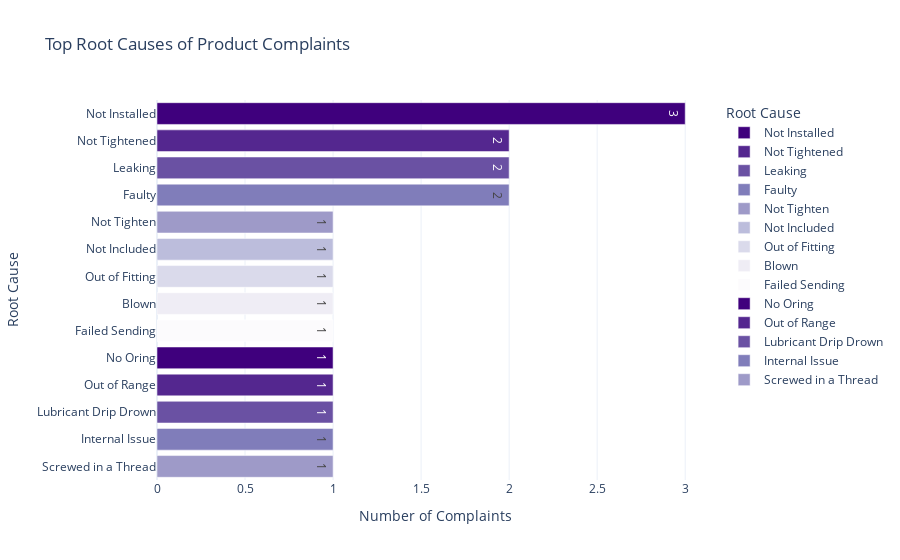

The cell this chart's notebook holds for it:
### Code cell
import plotly.express as px

root_counts = df["Root Cause"].value_counts(dropna=True).reset_index()
root_counts.columns = ["Root Cause", "Count"]

fig = px.bar(
    root_counts,
    x="Count",
    y="Root Cause",
    orientation="h",
    color="Root Cause",
    title="Top Root Causes of Product Complaints",
    text="Count",
    color_discrete_sequence=px.colors.sequential.Purples_r,
)
fig.update_layout(template="plotly_white", xaxis_title="Number of Complaints")
fig.show()

### Figure 1 — Plotly figure (JSON) as saved in the notebook; plotly's stock layout.template omitted (floating-point values rounded to 4 significant figures)
{"data": [{"alignmentgroup": "True", "hovertemplate": "Root Cause=%{y}<br>Count=%{text}<extra></extra>", "legendgroup": "Not Installed", "marker": {"color": "rgb(63,0,125)", "pattern": {"shape": ""}}, "name": "Not Installed", "offsetgroup": "Not Installed", "orientation": "h", "showlegend": true, "text": [3], "textposition": "auto", "type": "bar", "x": [3], "xaxis": "x", "y": ["Not Installed"], "yaxis": "y"}, {"alignmentgroup": "True", "hovertemplate": "Root Cause=%{y}<br>Count=%{text}<extra></extra>", "legendgroup": "Not Tightened", "marker": {"color": "rgb(84,39,143)", "pattern": {"shape": ""}}, "name": "Not Tightened", "offsetgroup": "Not Tightened", "orientation": "h", "showlegend": true, "text": [2], "textposition": "auto", "type": "bar", "x": [2], "xaxis": "x", "y": ["Not Tightened"], "yaxis": "y"}, {"alignmentgroup": "True", "hovertemplate": "Root Cause=%{y}<br>Count=%{text}<extra></extra>", "legendgroup": "Leaking", "marker": {"color": "rgb(106,81,163)", "pattern": {"shape": ""}}, "name": "Leaking", "offsetgroup": "Leaking", "orientation": "h", "showlegend": true, "text": [2], "textposition": "auto", "type": "bar", "x": [2], "xaxis": "x", "y": ["Leaking"], "yaxis": "y"}, {"alignmentgroup": "True", "hovertemplate": "Root Cause=%{y}<br>Count=%{text}<extra></extra>", "legendgroup": "Faulty", "marker": {"color": "rgb(128,125,186)", "pattern": {"shape": ""}}, "name": "Faulty", "offsetgroup": "Faulty", "orientation": "h", "showlegend": true, "text": [2], "textposition": "auto", "type": "bar", "x": [2], "xaxis": "x", "y": ["Faulty"], "yaxis": "y"}, {"alignmentgroup": "True", "hovertemplate": "Root Cause=%{y}<br>Count=%{text}<extra></extra>", "legendgroup": "Not Tighten", "marker": {"color": "rgb(158,154,200)", "pattern": {"shape": ""}}, "name": "Not Tighten", "offsetgroup": "Not Tighten", "orientation": "h", "showlegend": true, "text": [1], "textposition": "auto", "type": "bar", "x": [1], "xaxis": "x", "y": ["Not Tighten"], "yaxis": "y"}, {"alignmentgroup": "True", "hovertemplate": "Root Cause=%{y}<br>Count=%{text}<extra></extra>", "legendgroup": "Not Included", "marker": {"color": "rgb(188,189,220)", "pattern": {"shape": ""}}, "name": "Not Included", "offsetgroup": "Not Included", "orientation": "h", "showlegend": true, "text": [1], "textposition": "auto", "type": "bar", "x": [1], "xaxis": "x", "y": ["Not Included"], "yaxis": "y"}, {"alignmentgroup": "True", "hovertemplate": "Root Cause=%{y}<br>Count=%{text}<extra></extra>", "legendgroup": "Out of Fitting", "marker": {"color": "rgb(218,218,235)", "pattern": {"shape": ""}}, "name": "Out of Fitting", "offsetgroup": "Out of Fitting", "orientation": "h", "showlegend": true, "text": [1], "textposition": "auto", "type": "bar", "x": [1], "xaxis": "x", "y": ["Out of Fitting"], "yaxis": "y"}, {"alignmentgroup": "True", "hovertemplate": "Root Cause=%{y}<br>Count=%{text}<extra></extra>", "legendgroup": "Blown", "marker": {"color": "rgb(239,237,245)", "pattern": {"shape": ""}}, "name": "Blown", "offsetgroup": "Blown", "orientation": "h", "showlegend": true, "text": [1], "textposition": "auto", "type": "bar", "x": [1], "xaxis": "x", "y": ["Blown"], "yaxis": "y"}, {"alignmentgroup": "True", "hovertemplate": "Root Cause=%{y}<br>Count=%{text}<extra></extra>", "legendgroup": "Failed Sending", "marker": {"color": "rgb(252,251,253)", "pattern": {"shape": ""}}, "name": "Failed Sending", "offsetgroup": "Failed Sending", "orientation": "h", "showlegend": true, "text": [1], "textposition": "auto", "type": "bar", "x": [1], "xaxis": "x", "y": ["Failed Sending"], "yaxis": "y"}, {"alignmentgroup": "True", "hovertemplate": "Root Cause=%{y}<br>Count=%{text}<extra></extra>", "legendgroup": "No Oring", "marker": {"color": "rgb(63,0,125)", "pattern": {"shape": ""}}, "name": "No Oring", "offsetgroup": "No Oring", "orientation": "h", "showlegend": true, "text": [1], "textposition": "auto", "type": "bar", "x": [1], "xaxis": "x", "y": ["No Oring"], "yaxis": "y"}, {"alignmentgroup": "True", "hovertemplate": "Root Cause=%{y}<br>Count=%{text}<extra></extra>", "legendgroup": "Out of Range", "marker": {"color": "rgb(84,39,143)", "pattern": {"shape": ""}}, "name": "Out of Range", "offsetgroup": "Out of Range", "orientation": "h", "showlegend": true, "text": [1], "textposition": "auto", "type": "bar", "x": [1], "xaxis": "x", "y": ["Out of Range"], "yaxis": "y"}, {"alignmentgroup": "True", "hovertemplate": "Root Cause=%{y}<br>Count=%{text}<extra></extra>", "legendgroup": "Lubricant Drip Drown", "marker": {"color": "rgb(106,81,163)", "pattern": {"shape": ""}}, "name": "Lubricant Drip Drown", "offsetgroup": "Lubricant Drip Drown", "orientation": "h", "showlegend": true, "text": [1], "textposition": "auto", "type": "bar", "x": [1], "xaxis": "x", "y": ["Lubricant Drip Drown"], "yaxis": "y"}, {"alignmentgroup": "True", "hovertemplate": "Root Cause=%{y}<br>Count=%{text}<extra></extra>", "legendgroup": "Internal Issue", "marker": {"color": "rgb(128,125,186)", "pattern": {"shape": ""}}, "name": "Internal Issue", "offsetgroup": "Internal Issue", "orientation": "h", "showlegend": true, "text": [1], "textposition": "auto", "type": "bar", "x": [1], "xaxis": "x", "y": ["Internal Issue"], "yaxis": "y"}, {"alignmentgroup": "True", "hovertemplate": "Root Cause=%{y}<br>Count=%{text}<extra></extra>", "legendgroup": "Screwed in a Thread", "marker": {"color": "rgb(158,154,200)", "pattern": {"shape": ""}}, "name": "Screwed in a Thread", "offsetgroup": "Screwed in a Thread", "orientation": "h", "showlegend": true, "text": [1], "textposition": "auto", "type": "bar", "x": [1], "xaxis": "x", "y": ["Screwed in a Thread"], "yaxis": "y"}], "layout": {"barmode": "relative", "legend": {"title": {"text": "Root Cause"}, "tracegroupgap": 0}, "title": {"text": "Top Root Causes of Product Complaints"}, "xaxis": {"anchor": "y", "domain": [0, 1], "title": {"text": "Number of Complaints"}}, "yaxis": {"anchor": "x", "categoryarray": ["Screwed in a Thread", "Internal Issue", "Lubricant Drip Drown", "Out of Range", "No Oring", "Failed Sending", "Blown", "Out of Fitting", "Not Included", "Not Tighten", "Faulty", "Leaking", "Not Tightened", "Not Installed"], "categoryorder": "array", "domain": [0, 1], "title": {"text": "Root Cause"}}}}
